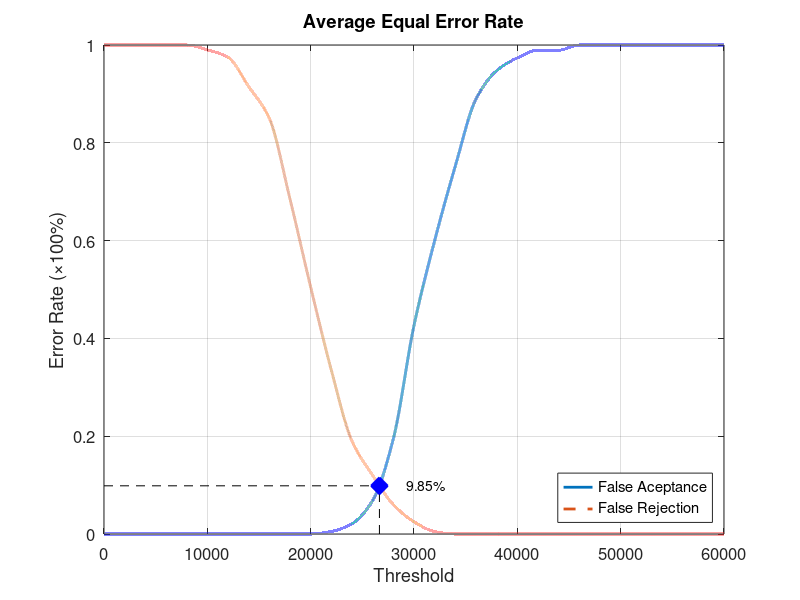
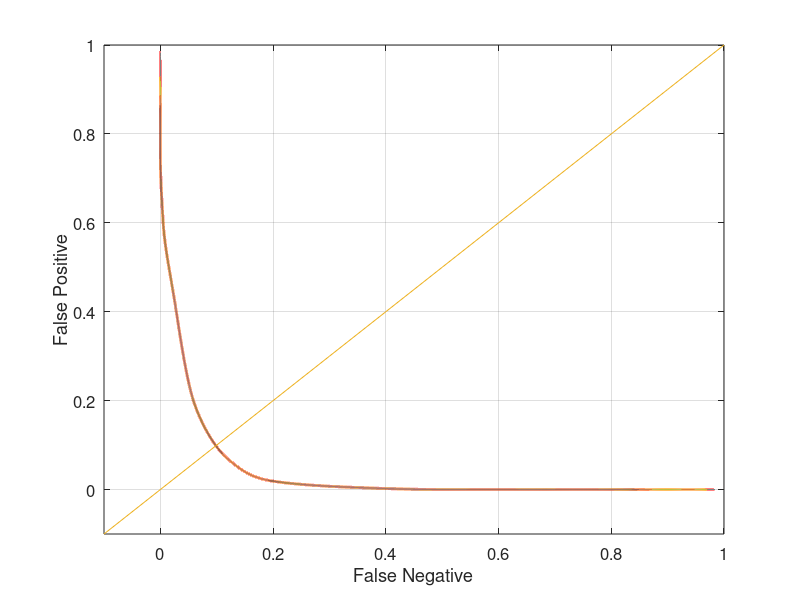

The MATLAB source for these figures, in order:
function yEER = Database2_2
close all;
clear;
clc;
x = 0:2000:60000;
xq = 0:0.5:60000;

y0 = [0 0 0 0 0 0 0 0 0 0 0 0.00526316 0.0210526 0.0684211 0.194737 0.426316 0.6 0.752632 0.889474 0.947368 0.973684 0.989474 0.989474 1 1 1 1 1 1 1 1];
yy0 = interp1(x, y0, xq, 'pchip');
y1 = [1 1 1 1 1 0.99 0.975 0.915 0.85 0.685 0.505 0.335 0.19 0.12 0.06 0.025 0.005 0 0 0 0 0 0 0 0 0 0 0 0 0 0];
yy1 = interp1(x, y1, xq, 'pchip');

% Calculating EER: 
y2 = abs(y0 - y1);
find(y2 == min(y2))
yy2 = abs(yy0 - yy1);
xEER = find(yy2 == min(yy2));
xEERIndex = xq(xEER) % X-axis EER
yEER = yy0(xEER) % Y-axis EER

main = figure
plot(xq, yy0,'-','LineWidth', 2);	hold on
plot(xq, yy1,'--','LineWidth', 2);	hold on
plot([xEERIndex xEERIndex], [0 yEER], 'k--');	hold on
plot([0 xEERIndex], [yEER yEER], 'k--');	hold on
plot(xEERIndex, yEER, 'bx', 'LineWidth', 10);	hold on
text(xEERIndex + 10 * xEERIndex / 100, yEER, [num2str(round((10000 * yEER)) / 100) '%'])
legend('False Aceptance', 'False Rejection', 'Location', 'SouthEast')
xlabel('Threshold')
ylabel('Error Rate (\times100%)')
title('Average Equal Error Rate')
set(gca, 'FontSize', 12)
axis([0 60000 0 1])
grid on

print(main, 'Database2_2Main', '-dpng');
FNRxFPR = figure('Color', [1 1 1]);
plot(yy1, yy0, '-', yy1, yy0, 'LineWidth', 2);
hold on
y = -0.1:0.1:1
plot(y, y); 
set(gca, 'FontSize', 12)
xlabel('False Negative')
ylabel('False Positive')
axis([-0.1 1 -0.1 1])
set(gca, 'FontSize', 12)
grid on

print(FNRxFPR, 'Database2_2FNRxFPR','-dpng');
end
